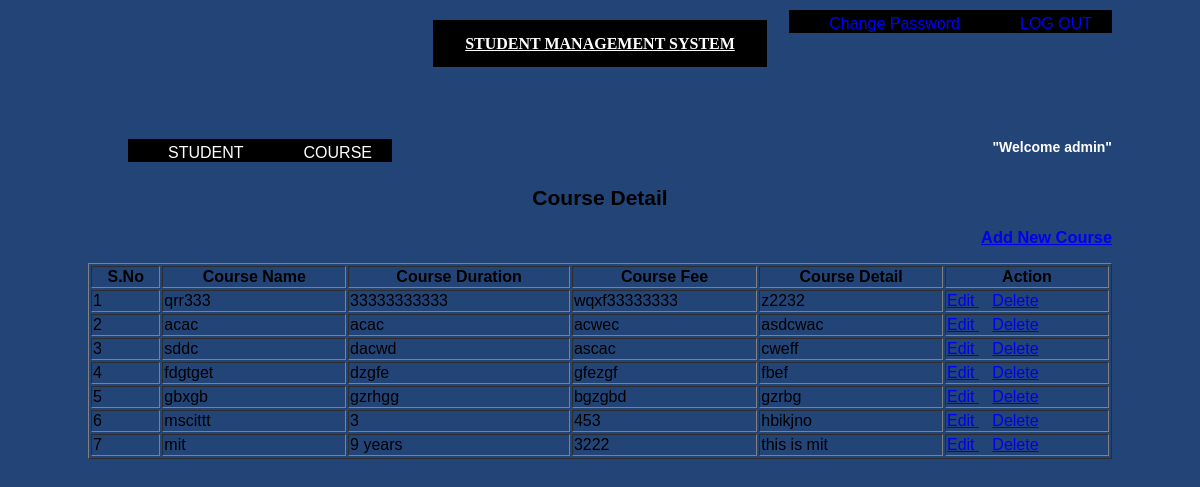
Page /admin/course.php (signed in) on the committed database.
### tables this page shows
CREATE TABLE IF NOT EXISTS `tbl_course` (
  `course_id` int(100) NOT NULL AUTO_INCREMENT,
  `course_name` varchar(100) NOT NULL,
  `course_duration` varchar(100) NOT NULL,
  `course_fee` varchar(100) NOT NULL,
  `course_detail` varchar(100) NOT NULL,
  PRIMARY KEY (`course_id`)
);

### admin/course.php (the view, shortened to what this page needs)
<?php
include("header.php");
?>
<h2 align="center"> Course Detail </h2>
<div style ="text-align:right">
<a href="course_add.php" ><h3> Add New Course</h3></a>
</div>
<?php
$i=0;
$sql= "select * from tbl_course ";
$result= mysql_query($sql,$con) or die (mysql_error());
if(mysql_num_rows($result) > 0){
echo "<table border='1' width=100%> " ;
echo "<tr>";
	echo"<th>S.No</th>" ;
	echo"<th>Course Name</th>" ;
	echo"<th>Course Duration</th>" ;
	echo"<th>Course Fee</th>" ;
	echo"<th>Course Detail</th>" ;
	echo"<th>Action</th>" ;
echo "</tr>" ;
while($row = mysql_fetch_array($result)){
                $i++;
		echo"<tr>";
		echo"<td>$i</td>" ;
		echo"<td>" .$row['course_name']."</td>" ;
		echo"<td>" .$row['course_duration']."</td>" ;
		echo"<td>" .$row['course_fee']."</td>" ;
		echo"<td>" .$row['course_detail']."</td>" ;
		echo"<td> <a href='course_update.php?course_id=".$row['course_id']."' > Edit </a>&nbsp;&nbsp;&nbsp;<a href='course.php?mode=delete&course_id=".$row['course_id']."' onclick=\"return DeleteMe(this)\">Delete</a> </td>" ;
		echo"</tr>" ;
	}
	}
echo"</table>";
?>

### rows in the picture
tbl_course: course_name "qrr333", course_duration "33333333333", course_fee "wqxf33333333", course_detail "z2232"
tbl_course: course_name "acac", course_duration "acac", course_fee "acwec", course_detail "asdcwac"
tbl_course: course_name "sddc", course_duration "dacwd", course_fee "ascac", course_detail "cweff"
tbl_course: course_name "fdgtget", course_duration "dzgfe", course_fee "gfezgf", course_detail "fbef"
tbl_course: course_name "gbxgb", course_duration "gzrhgg", course_fee "bgzgbd", course_detail "gzrbg"
tbl_course: course_name "mscittt", course_duration "3", course_fee "453", course_detail "hbikjno"
tbl_course: course_name "mit", course_duration "9 years", course_fee "3222", course_detail "this is mit"

### other values in the picture
$_SESSION['username'] "admin"
